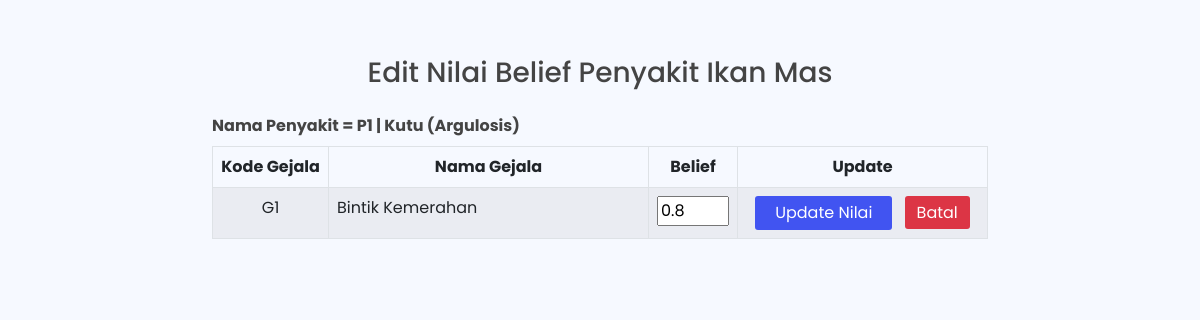
The page /dist/admin/rules/editbelief.php?id_penyakit=1&id_gejala=1&belief=0.8 on the database its author committed.
### tables this page shows
CREATE TABLE `tb_penyakit` (
  `id` int(11) NOT NULL,
  `kdpenyakit` varchar(3) DEFAULT NULL,
  `nama_penyakit` varchar(100) DEFAULT NULL,
  `definisi` text DEFAULT NULL,
  `solusi` text NOT NULL,
  `pencegahan` text NOT NULL,
  `gambar` varchar(100) NOT NULL
);

CREATE TABLE `tb_gejala` (
  `id` int(11) NOT NULL,
  `kdgejala` varchar(3) DEFAULT NULL,
  `gejala` text DEFAULT NULL
);

### dist/admin/rules/editbelief.php (the view, shortened to what this page needs)
<!DOCTYPE html>
<html lang="en">
<head>
  <link href="../../vendor/bootstrap/css/bootstrap.min.css" rel="stylesheet">
  <link rel="stylesheet" href="https://cdn.jsdelivr.net/npm/bootstrap-icons@1.10.2/font/bootstrap-icons.css">
  <link href="../../vendor/boxicons/css/boxicons.min.css" rel="stylesheet">
  <link href="../../vendor/quill/quill.snow.css" rel="stylesheet">
  <link href="../../vendor/quill/quill.bubble.css" rel="stylesheet">
  <link href="../../vendor/remixicon/remixicon.css" rel="stylesheet">
  <link href="../../vendor/simple-datatables/style.css" rel="stylesheet">
  <link href="../../css/style.css" rel="stylesheet">
</head>
<body>
  <section>
    <div class="row mt-5 mx-auto">
      <div class="col-md-8 mt-2 mx-auto">
        <h3 class="text-center mb-4">Edit Nilai Belief Penyakit Ikan Mas</h3>
        <?php
        include "../../../koneksi.php";
        $kdpenyakit = $_GET['id_penyakit'];
        $queryP = mysqli_query($koneksi, "SELECT * FROM tb_penyakit WHERE id='$kdpenyakit' ");
        $dataP = mysqli_fetch_array($queryP);
        echo "<b>Nama Penyakit = " . $dataP['kdpenyakit'] . " | " . $dataP['nama_penyakit'];
        ?></b>
        <form id="form1" name="form1" method="post" action="./updatebelief.php?id_penyakit=<?php echo $_GET['id_penyakit']; ?>&id_gejala=<?php echo $_GET['id_gejala']; ?>" enctype="multipart/form-data">
          <div class="table-responsive">
            <table class="table table-striped table-bordered mt-2">
              <thead>
                <tr>
                  <th width='116px' class="text-center">Kode Gejala</th>
                  <th class="text-center">Nama Gejala</th>
                  <th width='10px' class="text-center">Belief</th>
                  <th width='250px' class="text-center">Update</th>
                </tr>
              </thead>
              <tbody>
                <?php
                include "../../../koneksi.php";
                $query = mysqli_query($koneksi, " SELECT * FROM tb_gejala WHERE id='$_GET[id_gejala]' ") or die(mysqli_error($koneksi));
                while ($row = mysqli_fetch_array($query)) {
                ?>
                  <tr>
                    <td class="text-center"><?php echo $row['kdgejala']; ?></td>
                    <td><?php echo $row['gejala']; ?>
                    <td class="text-center"><input name="updatebelief" type="text" size="2" value="<?php echo $_GET['belief']; ?>"></td>
                    <td class="text-center"><input class="submit" type="submit" value="Update Nilai">
                      <a href="./rules.php" class="ms-2 batal">Batal</a>
                    </td>
                  </tr>
                <?php } ?>
              </tbody>
            </table>
        </form>
      </div>
    </div>
  </section>
</body>
</html>

### dist/admin/rules/editbelief.php (style rules this page uses)
.submit { background-color: #4154f1; border: none; color: white; padding: 5px 20px; border-radius: 3px; }
.batal { background-color: #dc3545; border: none; color: white; padding: 5px 12px; border-radius: 3px; }

### rows shown on the page
tb_penyakit: kdpenyakit "P1", nama_penyakit "Kutu (Argulosis)"
tb_gejala: kdgejala "G1", gejala "Bintik Kemerahan"
